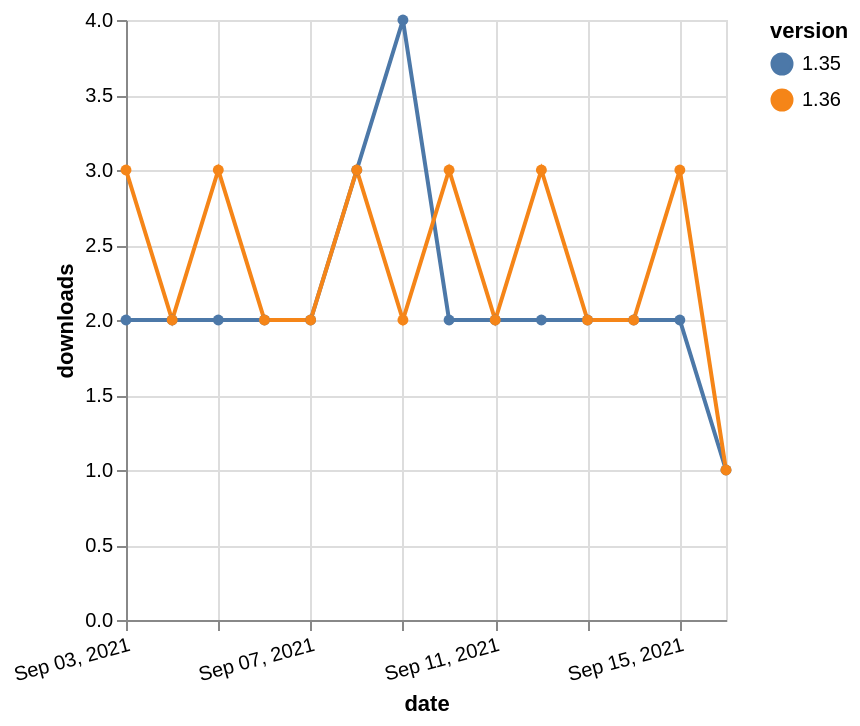

The Vega-Lite source for this figure:
### Vega-Lite specification from a JSON file in a GitHub repository (floating-point values rounded to 4 significant figures)
{"$schema": "https://vega.github.io/schema/vega-lite/v5.json", "description": "A simple bar chart with embedded data.", "data": {"values": [{"date": "2021-09-03", "total": 2878, "delta": 2, "version": "1.35"}, {"date": "2021-09-04", "total": 2880, "delta": 2, "version": "1.35"}, {"date": "2021-09-05", "total": 2882, "delta": 2, "version": "1.35"}, {"date": "2021-09-06", "total": 2884, "delta": 2, "version": "1.35"}, {"date": "2021-09-07", "total": 2886, "delta": 2, "version": "1.35"}, {"date": "2021-09-08", "total": 2889, "delta": 3, "version": "1.35"}, {"date": "2021-09-09", "total": 2893, "delta": 4, "version": "1.35"}, {"date": "2021-09-10", "total": 2895, "delta": 2, "version": "1.35"}, {"date": "2021-09-11", "total": 2897, "delta": 2, "version": "1.35"}, {"date": "2021-09-12", "total": 2899, "delta": 2, "version": "1.35"}, {"date": "2021-09-13", "total": 2901, "delta": 2, "version": "1.35"}, {"date": "2021-09-14", "total": 2903, "delta": 2, "version": "1.35"}, {"date": "2021-09-15", "total": 2905, "delta": 2, "version": "1.35"}, {"date": "2021-09-16", "total": 2906, "delta": 1, "version": "1.35"}, {"date": "2021-09-03", "total": 2623, "delta": 3, "version": "1.36"}, {"date": "2021-09-04", "total": 2625, "delta": 2, "version": "1.36"}, {"date": "2021-09-05", "total": 2628, "delta": 3, "version": "1.36"}, {"date": "2021-09-06", "total": 2630, "delta": 2, "version": "1.36"}, {"date": "2021-09-07", "total": 2632, "delta": 2, "version": "1.36"}, {"date": "2021-09-08", "total": 2635, "delta": 3, "version": "1.36"}, {"date": "2021-09-09", "total": 2637, "delta": 2, "version": "1.36"}, {"date": "2021-09-10", "total": 2640, "delta": 3, "version": "1.36"}, {"date": "2021-09-11", "total": 2642, "delta": 2, "version": "1.36"}, {"date": "2021-09-12", "total": 2645, "delta": 3, "version": "1.36"}, {"date": "2021-09-13", "total": 2647, "delta": 2, "version": "1.36"}, {"date": "2021-09-14", "total": 2649, "delta": 2, "version": "1.36"}, {"date": "2021-09-15", "total": 2652, "delta": 3, "version": "1.36"}, {"date": "2021-09-16", "total": 2653, "delta": 1, "version": "1.36"}]}, "width": "container", "mark": {"type": "line", "point": {"filled": true}}, "encoding": {"x": {"field": "date", "type": "temporal", "timeUnit": "yearmonthdate", "title": "date", "axis": {"labelAngle": -15}}, "y": {"field": "delta", "type": "quantitative", "title": "downloads"}, "color": {"field": "version", "type": "nominal"}, "tooltip": {"field": "delta"}}}
